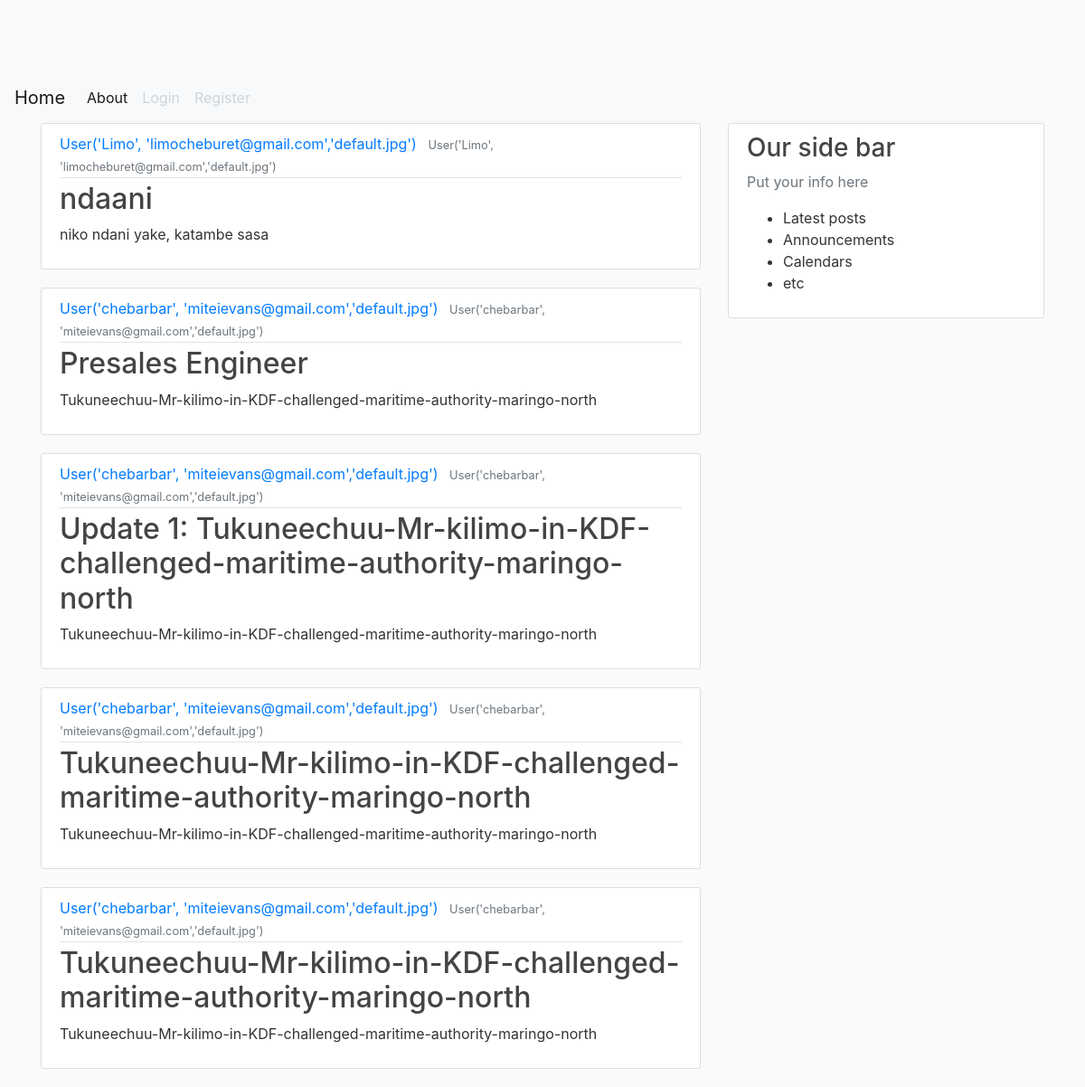
Page /home on the earlier database version.
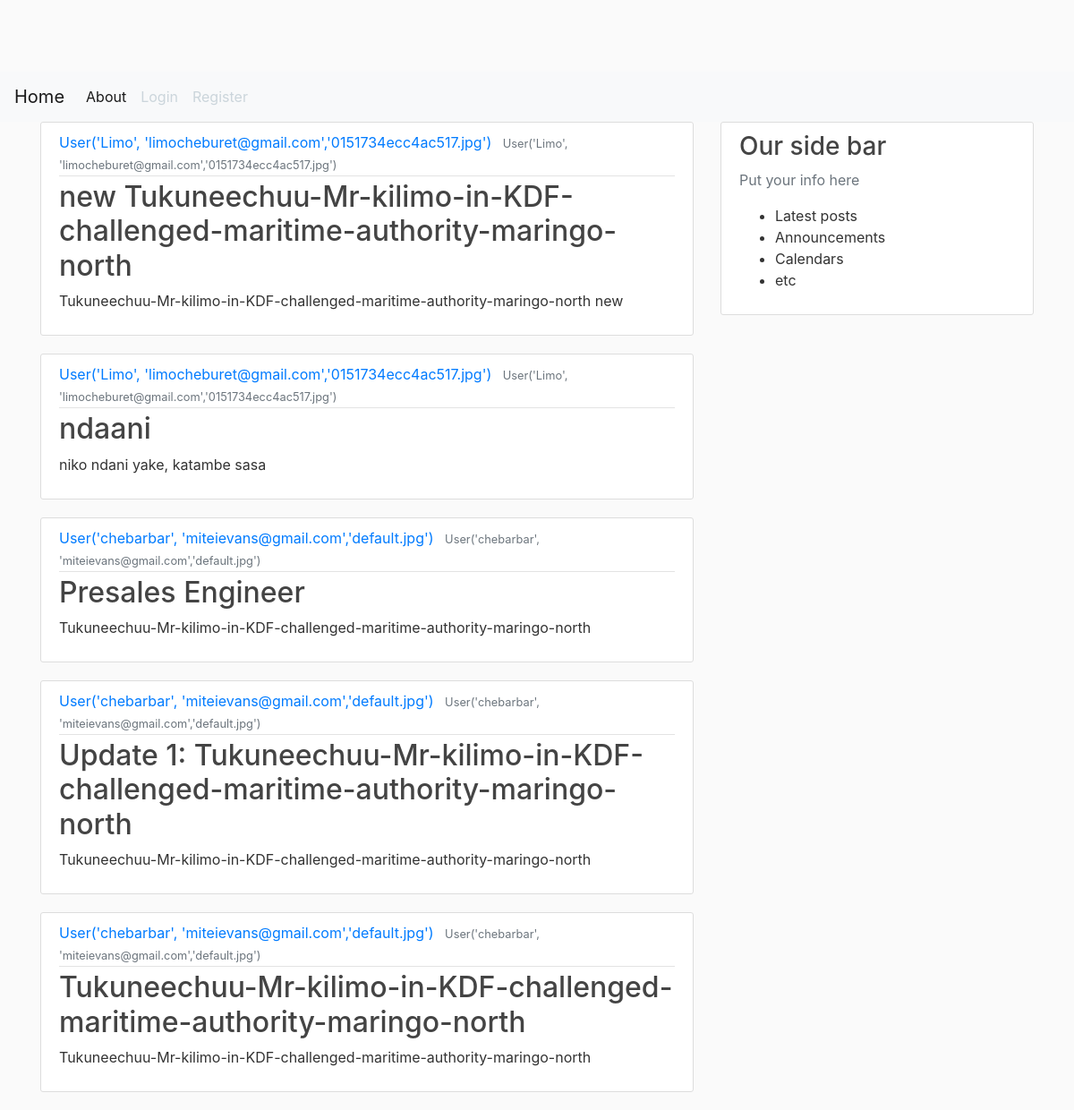
Same page on the later database version.
### flaskblog/models.py (models this page shows, shortened)
class Post(db.Model):
    id=db.Column(db.Integer, primary_key=True)
    title = db.Column(db.String(100), nullable=False)
    date_posted = db.Column(db.DateTime, nullable=False, default=datetime.utcnow)
    content= db.Column(db.Text, nullable=False)
    user_id=db.Column(db.Integer, db.ForeignKey('user.id'), nullable=False)

class User(db.Model, UserMixin):
    id=db.Column(db.Integer, primary_key=True)
    username = db.Column(db.String(50), unique=True, nullable=False)
    email = db.Column(db.String(120), unique=True, nullable=False)
    image_file = db.Column(db.String(20), nullable=False, default='default.jpg')
    password = db.Column(db.String(60), nullable=False)
    posts= db.relationship('Post', backref='author', lazy=True)
    def __repr__(self):
        return f"User('{self.username}', '{self.email}','{self.image_file}')"

### flaskblog/routes.py (the view)
@app.route('/')
@app.route('/home')
def home():
    page = request.args.get('page', 1, type= int)
    posts = Post.query.order_by(Post.date_posted.desc()).paginate(page=page, per_page=5)
    return  render_template('home.html', posts=posts)

### flaskblog/templates/home.html
{% extends "layout.html" %}
{% block content %}
    {% for post in posts %}
        <article class="media content-section">
            <div class="well media-body">
                <div class="article-metadata">
                    <a class="mr-2" href="#">{{ post.author }}</a>
                    <small class="text-muted">{{ post.author }}</small>
                </div>
                <h2 ><a class="article-title" href="#">{{ post.title }}</a></h2>
                <p class="article-content">{{ post.content }}</p>
            </div>
        </article>
    {% endfor %}
{% endblock content %}

Differences in the rows shown:
no longer on this page (row unchanged): Post: author "User('chebarbar', 'miteievans@gmail.com','default.jpg')", title "Tukuneechuu-Mr-kilimo-in-KDF-challenged-maritime-authority-maringo-north", content "Tukuneechuu-Mr-kilimo-in-KDF-challenged-maritime-authority-maringo-north"
added Post: author "User('Limo', 'limocheburet@gmail.com','0151734ecc4ac517.jpg')", title "new Tukuneechuu-Mr-kilimo-in-KDF-challenged-maritime-authority-maringo-north", content "Tukuneechuu-Mr-kilimo-in-KDF-challenged-maritime-authority-maringo-north new"
changed through a linked row, Post "ndaani": author "User('Limo', 'limocheburet@gmail.com','default.jpg')" → "User('Limo', 'limocheburet@gmail.com','0151734ecc4ac517.jpg')"
